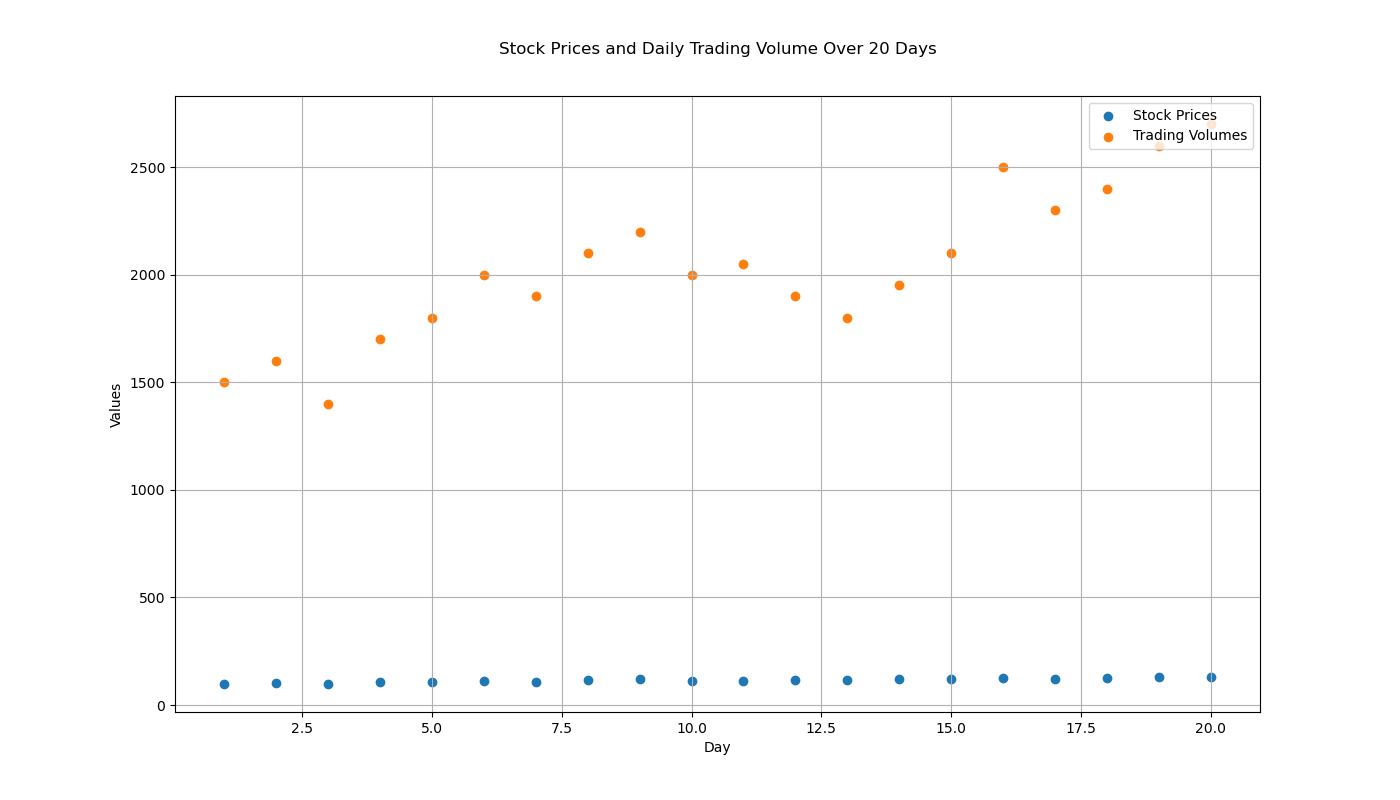

Write Python code to recreate this figure.

import matplotlib.pyplot as plt

# Data
days = [1, 2, 3, 4, 5, 6, 7, 8, 9, 10, 11, 12, 13, 14, 15, 16, 17, 18, 19, 20]
stock_prices = [100, 102, 98, 105, 107, 110, 108, 115, 120, 112, 114, 118, 116, 119, 121, 125, 123, 126, 129, 130]
trading_volumes = [1500, 1600, 1400, 1700, 1800, 2000, 1900, 2100, 2200, 2000, 2050, 1900, 1800, 1950, 2100, 2500, 2300, 2400, 2600, 2700]

# Scatter plot
plt.figure(figsize=(14, 8))  # Width:14, Height:8
plt.scatter(days, stock_prices, color='#1f77b4', label='Stock Prices')
plt.scatter(days, trading_volumes, color='#ff7f0e', label='Trading Volumes')

# Customize the plot
plt.title('Stock Prices and Daily Trading Volume Over 20 Days', pad=30)
plt.xlabel('Day')
plt.ylabel('Values')
plt.legend(loc='upper right')
plt.grid(True)

# Show the plot
plt.show()
